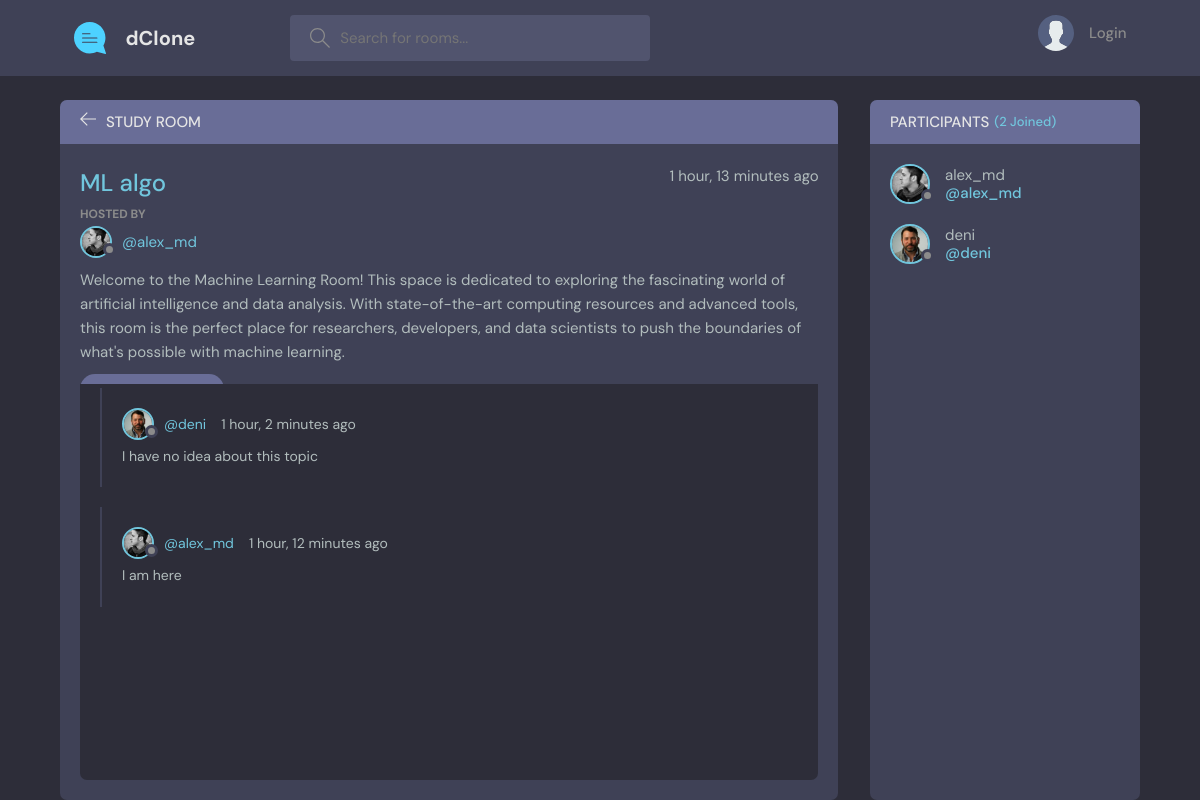
The app's page /room/2 with its own data.
### baseApp/models.py (models this page shows, shortened)
class Room(models.Model):
    host=models.ForeignKey(User,on_delete=models.SET_NULL,null=True)
    topic=models.ForeignKey(Topic,on_delete=models.SET_NULL,null=True)
    name=models.CharField(max_length=200)
    description=models.TextField(null=True,blank=True)
    participants=models.ManyToManyField(User,related_name='participants',blank=True)
    updated=models.DateTimeField(auto_now=True)
    created=models.DateTimeField(auto_now_add=True)
    class Meta():
        ordering=['-updated','-created']

class User(AbstractUser):
    name=models.CharField(max_length=200,null=True)
    username=models.CharField(max_length=200,null=True)
    email=models.EmailField(unique=True,null=True)
    bio=models.TextField(null=True)
    avatar=models.ImageField(null=True,default="avatar.svg")
    USERNAME_FIELD='email'
    REQUIRED_FIELDS=[]

class Message(models.Model):
    user=models.ForeignKey(User,on_delete=models.CASCADE)
    room=models.ForeignKey(Room,on_delete=models.CASCADE)
    body=models.TextField()
    updated=models.DateTimeField(auto_now=True)
    created=models.DateTimeField(auto_now_add=True)
    class Meta():
        ordering=['-updated','-created']

### baseApp/views.py (the view, shortened to what this page needs)
# urls.py: path('room/<str:pk>',views.room,name='room'),
def room(request,pk):
    room=Room.objects.get(id=pk)
    room_messages = room.message_set.all()
    participants=room.participants.all()
    context={'room':room,'room_messages':room_messages,'participants':participants}
    return render(request,'baseApp/room.html',context)

### baseApp/templates/baseApp/room.html (shortened to what this page needs)
{% extends 'main.html' %}
{% block content %}
<main class="profile-page layout layout--2">
    <div class="container">
      <div class="room">
        <div class="room__top">
          <div class="room__topLeft">
            <a href="{% url 'home' %}">
              <svg version="1.1" xmlns="http://www.w3.org/2000/svg" width="32" height="32" viewBox="0 0 32 32">
                <title>arrow-left</title>
                <path
                  d="M13.723 2.286l-13.723 13.714 13.719 13.714 1.616-1.611-10.96-10.96h27.625v-2.286h-27.625l10.965-10.965-1.616-1.607z"
                ></path>
              </svg>
            </a>
            <h3>Study Room</h3>
          </div>
        </div>
        <div class="room__box scroll">
          <div class="room__header scroll">
            <div class="room__info">
              <h3>{{room.name}}</h3>
              <span>{{room.created|timesince}} ago</span>
            </div>
            <div class="room__hosted">
              <p>Hosted By</p>
              <a href="{% url 'user-profile' room.host.id %}" class="room__author">
                <div class="avatar avatar--small">
                  <img src="{{room.host.avatar.url}}" />
                </div>
                <span>@{{room.host.username}}</span>
              </a>
            </div>
            <div class="room__details">
                {{room.description}}
            </div>
            <span class="room__topics">{{room.topic.name}}</span>
          </div>
          <div class="room__conversation">
            <div class="threads scroll">
              {% for message in room_messages %}
              <div class="thread">
                <div class="thread__top">
                  <div class="thread__author">
                    <a href="{% url 'user-profile' message.user.id %}" class="thread__authorInfo">
                      <div class="avatar avatar--small">
                        <img src="{{message.user.avatar.url}}" />
                      </div>
                      <span>@{{message.user.username}}</span>
                    </a>
                    <span class="thread__date">{{message.created|timesince}} ago</span>
                  </div>
                </div>
                <div class="thread__details">
                  {{message.body}}
                </div>
              </div>
              {% endfor %}
            </div>
          </div>
        </div>
      </div>
      <div class="participants">
        <h3 class="participants__top">Participants <span>({{participants.count}} Joined)</span></h3>
        <div class="participants__list scroll">
          {% for user in participants %}
          <a href="{% url 'user-profile' user.id %}" class="participant">
            <div class="avatar avatar--medium">
              <img src="{{user.avatar.url}}" />
            </div>
            <p>
                {{user.username}}
              <span>@{{user.username}}</span>
            </p>
          </a>
          {% endfor %}
        </div>
      </div>
    </div>
  </main>
{% endblock %}

### records on screen
Room: name "ML algo", created "1 hour, 13 minutes", host.avatar (picture), host.username "alex_md", description "Welcome to the Machine Learning Room! This space is dedicated to exploring the fascinating world of artificial intelligence and data analysis. With state-of-the-art computing resources and advanced tools, this room is the perfect place for researchers, developers, and data scientists to push the boundaries of what's possible with machine learning."
Message: user.avatar (picture), user.username "deni", created "1 hour, 2 minutes", body "I have no idea about this topic"
Message: user.avatar (picture), user.username "alex_md", created "1 hour, 12 minutes", body "I am here"
User: avatar (picture), username "alex_md"
User: avatar (picture), username "deni"

### other values on screen
{{ participants.count }} "2"
